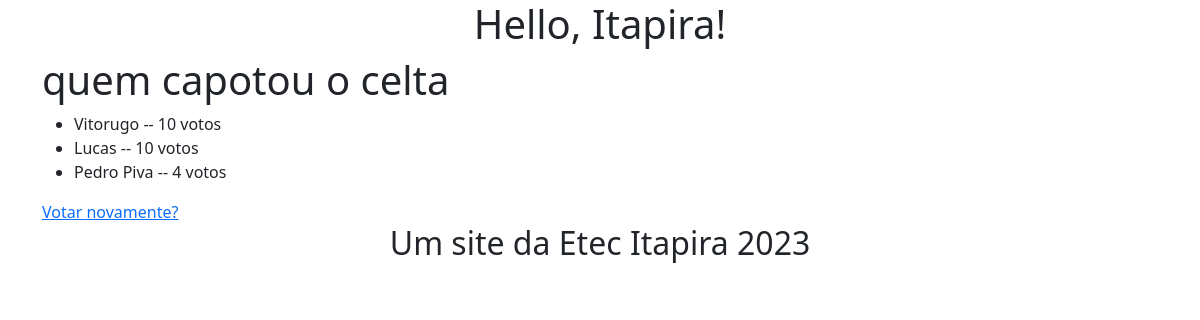
/enquete/6/resultados/, run on the app's committed database.
### enquete/models.py (models this page shows, shortened)
class Questao(models.Model):
    pergunta = models.CharField(max_length=200)
    data = models.DateTimeField(auto_now_add=True)

class Resposta(models.Model):
    questao = models.ForeignKey(Questao, on_delete=models.CASCADE)
    resposta = models.CharField(max_length=200)
    votos = models.IntegerField(default=0)

### enquete/views.py (the view)
# urls.py: path("<int:pk>/resultados/", views.ResultadosView.as_view(), name="resultados"),
class ResultadosView(generic.DetailView):
    model = Questao
    template_name = 'enquete/resultado.html'

### enquete/templates/enquete/resultado.html
{% extends "enquete/base.html" %}
{% block content %}
<h1>{{ questao.pergunta }}</h1>
<ul>
{% for respostas in questao.resposta_set.all %}
    <li>{{ respostas.resposta }} -- {{ respostas.votos }} voto{{ respostas.votos|pluralize }}</li>
{% endfor %}
</ul>
<a href="{% url 'detalhe' questao.id %}">Votar novamente?</a>
{% endblock %}

### data on the page
Questao: pergunta "quem capotou o celta"
Resposta: resposta "Vitorugo", votos "10"
Resposta: resposta "Lucas", votos "10"
Resposta: resposta "Pedro Piva", votos "4"
